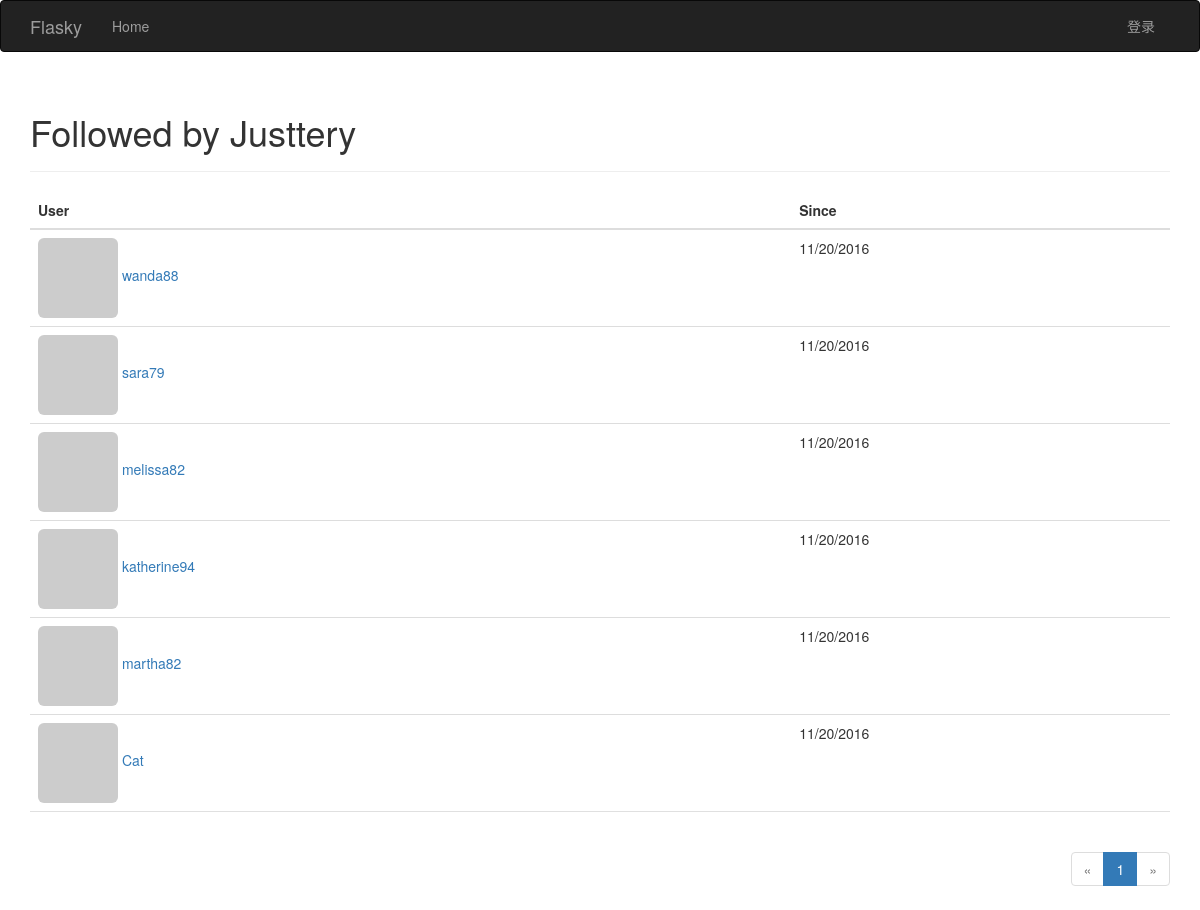
The app's page /followed-by/Justtery with its own data.
### app/models.py (models this page shows, shortened)
class User(UserMixin, db.Model):
    __tablename__ = 'users'
    id = db.Column(db.Integer, primary_key=True)
    email = db.Column(db.String(64), unique=True, index=True)
    username = db.Column(db.String(64), unique=True, index=True)
    role_id = db.Column(db.Integer, db.ForeignKey('roles.id'))
    password_hash = db.Column(db.String(128))
    confirmed = db.Column(db.Boolean, default=False)
    name = db.Column(db.String(64))
    location = db.Column(db.String(64))
    about_me = db.Column(db.Text())
    member_since = db.Column(db.DateTime(), default=datetime.utcnow)
    last_seen = db.Column(db.DateTime(), default=datetime.utcnow)
    avatar_hash = db.Column(db.String(32))
    posts = db.relationship('Post', backref='author', lazy='dynamic')
    followed = db.relationship('Follow',
                               foreign_keys=[Follow.follower_id],
                               backref=db.backref('follower', lazy='joined'),
                               lazy='dynamic',
                               cascade='all, delete-orphan')
    followers = db.relationship('Follow',
                                foreign_keys=[Follow.followed_id],
                                backref=db.backref('followed', lazy='joined'),
                                lazy='dynamic',
                                cascade='all, delete-orphan')
    comments = db.relationship('Comment', backref='author', lazy='dynamic')
    @property
    def password(self):
        raise AttributeError('password is not a readable attribute')
    def gravatar(self, size=100, default='identicon', rating='g'):
        if request.is_secure:
            url = 'https://secure.gravatar.com/avatar'
        else:
            url = 'http://www.gravatar.com/avatar'
        hash = self.avatar_hash or hashlib.md5(
            self.email.encode('utf-8')).hexdigest()
        return '{url}/{hash}?s={size}&d={default}&r={rating}'.format(
            url=url, hash=hash, size=size, default=default, rating=rating)

class Follow(db.Model):
    __tablename__ = 'follows'
    follower_id = db.Column(db.Integer, db.ForeignKey('users.id'),
                            primary_key=True)
    followed_id = db.Column(db.Integer, db.ForeignKey('users.id'),
                            primary_key=True)
    timestamp = db.Column(db.DateTime, default=datetime.utcnow)

### app/main/views.py (the view)
@main.route('/followed-by/<username>')
def followed_by(username):
    user = User.query.filter_by(username=username).first()
    if user is None:
        flash('Invalid user.')
        return redirect(url_for('.index'))
    page = request.args.get('page', 1, type=int)
    pagination = user.followed.paginate(
        page, per_page=current_app.config['FLASKY_FOLLOWERS_PER_PAGE'],
        error_out=False)
    follows = [{'user': item.followed, 'timestamp': item.timestamp}
               for item in pagination.items]
    return render_template('followers.html', user=user, title="Followed by",
                           endpoint='.followed_by', pagination=pagination,
                           follows=follows)

### app/auth/views.py (called while the page is built)
@auth.before_app_request
def before_request():
    if current_user.is_authenticated:
        current_user.ping()
        if not current_user.confirmed and request.endpoint[:5]!='auth.':
            return redirect(url_for('auth.unconfirmed'))

### app/main/__init__.py (called while the page is built)
@main.app_context_processor
def inject_permissions():
    return dict(Permission=Permission)

### app/models.py (called while the page is built)
    def can(self, permissions):
        return False

### app/templates/followers.html (shortened to what this page needs)
{% extends "base.html" %}
{% import "_macros.html" as macros %}
{% block page_content %}
<div class="page-header">
    <h1>{{ title }} {{ user.username }}</h1>
</div>
<table class="table table-hover followers">
    <thead><tr><th>User</th><th>Since</th></tr></thead>
    {% for follow in follows %}
    {% if follow.user != user %}
    <tr>
        <td>
            <a href="{{ url_for('.user', username = follow.user.username) }}">
                <img class="img-rounded" src="{{ follow.user.gravatar(size=32) }}">
                {{ follow.user.username }}
            </a>
        </td>
        <td>{{ moment(follow.timestamp).format('L') }}</td>
    </tr>
    {% endif %}
    {% endfor %}
</table>
<div class="pagination">
    {{ macros.pagination_widget(pagination, endpoint, username = user.username) }}
</div>
{% endblock %}

### app/static/styles.css (style rules this page uses)
div.pagination { width: 100%; text-align: right; padding: 0px; margin: 0px; }
.table.followers tr { border-bottom: 1px solid #e0e0e0; }

### records on screen
User: username "Justtery"
User: user.username "wanda88"
Follow: timestamp "11/20/2016"
User: user.username "sara79"
Follow: timestamp "11/20/2016"
User: user.username "melissa82"
Follow: timestamp "11/20/2016"
User: user.username "katherine94"
Follow: timestamp "11/20/2016"
User: user.username "martha82"
Follow: timestamp "11/20/2016"
User: user.username "Cat"
Follow: timestamp "11/20/2016"

### other values on screen
{{ title }} "Followed by"
{{ p }} "1"
